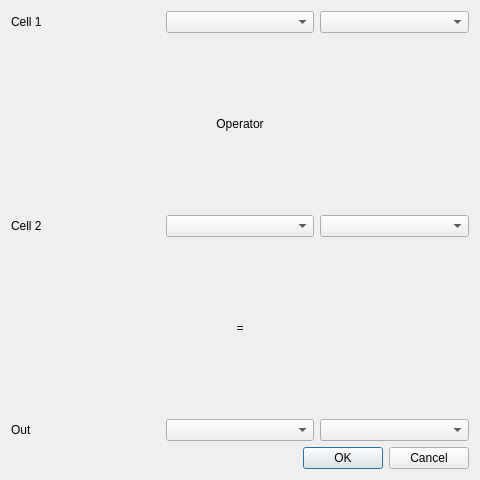
<?xml version="1.0" encoding="UTF-8"?>
<ui version="4.0">
 <class>LasInputDialog</class>
 <widget class="QDialog" name="LasInputDialog">
  <property name="geometry">
   <rect>
    <x>0</x>
    <y>0</y>
    <width>480</width>
    <height>480</height>
   </rect>
  </property>
  <property name="windowTitle">
   <string>Dialog</string>
  </property>
  <layout class="QVBoxLayout" name="verticalLayout">
   <item>
    <layout class="QHBoxLayout" name="horizontalLayout">
     <item>
      <widget class="QLabel" name="cell1Label">
       <property name="text">
        <string>Cell 1</string>
       </property>
      </widget>
     </item>
     <item>
      <widget class="QComboBox" name="c1ColComboBox"/>
     </item>
     <item>
      <widget class="QComboBox" name="c1RowComboBox"/>
     </item>
    </layout>
   </item>
   <item>
    <widget class="QLabel" name="operatorLabel">
     <property name="text">
      <string>Operator</string>
     </property>
     <property name="alignment">
      <set>Qt::AlignCenter</set>
     </property>
    </widget>
   </item>
   <item>
    <layout class="QHBoxLayout" name="horizontalLayout_2">
     <item>
      <widget class="QLabel" name="cell2Label">
       <property name="text">
        <string>Cell 2</string>
       </property>
      </widget>
     </item>
     <item>
      <widget class="QComboBox" name="c2ColComboBox"/>
     </item>
     <item>
      <widget class="QComboBox" name="c2RowComboBox"/>
     </item>
    </layout>
   </item>
   <item>
    <widget class="QLabel" name="equalsLabel">
     <property name="text">
      <string>=</string>
     </property>
     <property name="alignment">
      <set>Qt::AlignCenter</set>
     </property>
    </widget>
   </item>
   <item>
    <layout class="QHBoxLayout" name="horizontalLayout_3">
     <item>
      <widget class="QLabel" name="outLabel">
       <property name="text">
        <string>Out</string>
       </property>
      </widget>
     </item>
     <item>
      <widget class="QComboBox" name="outColComboBox"/>
     </item>
     <item>
      <widget class="QComboBox" name="outRowComboBox"/>
     </item>
    </layout>
   </item>
   <item>
    <widget class="QDialogButtonBox" name="buttonBox">
     <property name="orientation">
      <enum>Qt::Horizontal</enum>
     </property>
     <property name="standardButtons">
      <set>QDialogButtonBox::Cancel|QDialogButtonBox::Ok</set>
     </property>
    </widget>
   </item>
  </layout>
 </widget>
 <resources/>
 <connections>
  <connection>
   <sender>buttonBox</sender>
   <signal>accepted()</signal>
   <receiver>LasInputDialog</receiver>
   <slot>accept()</slot>
   <hints>
    <hint type="sourcelabel">
     <x>248</x>
     <y>254</y>
    </hint>
    <hint type="destinationlabel">
     <x>157</x>
     <y>274</y>
    </hint>
   </hints>
  </connection>
  <connection>
   <sender>buttonBox</sender>
   <signal>rejected()</signal>
   <receiver>LasInputDialog</receiver>
   <slot>reject()</slot>
   <hints>
    <hint type="sourcelabel">
     <x>316</x>
     <y>260</y>
    </hint>
    <hint type="destinationlabel">
     <x>286</x>
     <y>274</y>
    </hint>
   </hints>
  </connection>
 </connections>
</ui>
